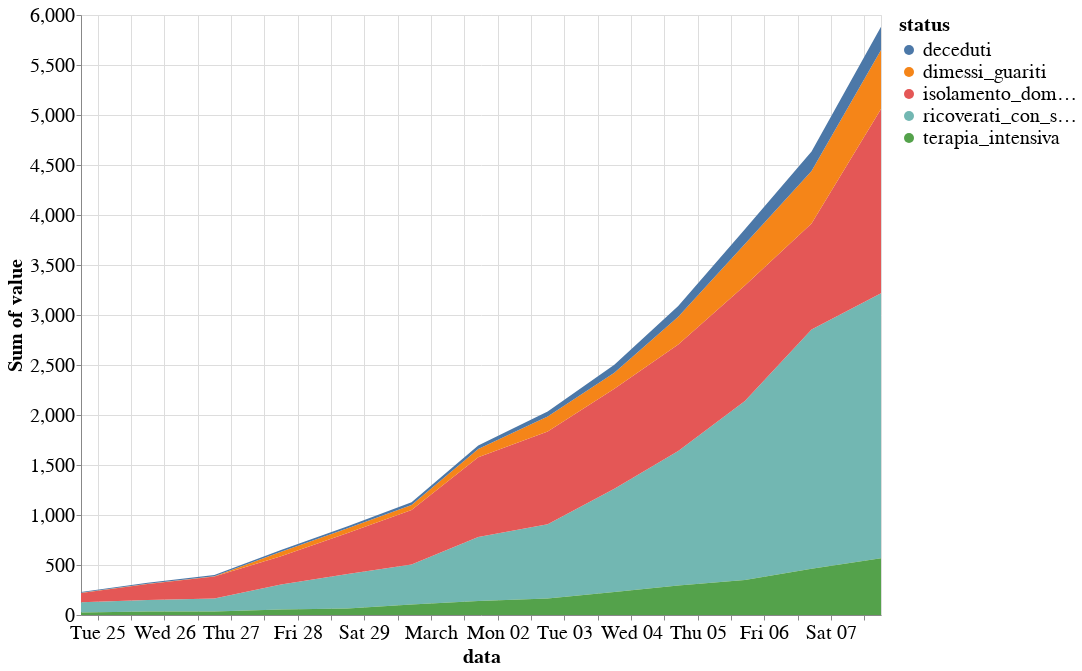

Source (notebook cell):
### Code cell
fields = ['ricoverati_con_sintomi', 'terapia_intensiva', 'isolamento_domiciliare', 'dimessi_guariti', 'deceduti']
alt.themes.enable('theme_1')
alt.Chart(melt_df[melt_df.status.isin(fields)]).mark_area().encode(
    y='sum(value)',
    x='data:T',
    color='status:N'
).properties(
    height=600,
    width=800
).interactive()

### Figure 1 — Vega-Lite specification as saved in the notebook (floating-point values rounded to 4 significant figures; data arrays with more than 128 entries replaced by an {"elided": "..."} marker saying what was removed)
{"width": 800, "height": 600, "config": {"line": {"strokeWidth": 4}, "style": {"bar": {"size": 20}}, "legend": {"symbolSize": 100, "titleFontSize": 20, "labelFontSize": 20}, "axis": {"titleFontSize": 20, "labelFontSize": 20}}, "data": {"name": "data-d825292a87b0a6a86e0bdeb7ad03b5d4"}, "mark": "area", "encoding": {"color": {"type": "nominal", "field": "status"}, "x": {"type": "temporal", "field": "data"}, "y": {"type": "quantitative", "aggregate": "sum", "field": "value"}}, "selection": {"selector005": {"type": "interval", "bind": "scales", "encodings": ["x", "y"]}}, "$schema": "https://vega.github.io/schema/vega-lite/v4.0.2.json", "datasets": {"data-d825292a87b0a6a86e0bdeb7ad03b5d4": {"elided": "1365 records"}}}
